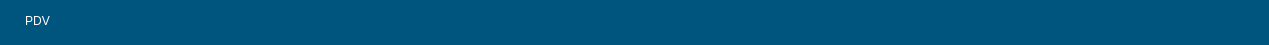
                  <widget class="QFrame" name="frame_27">
                   <property name="maximumSize">
                    <size>
                     <width>16777215</width>
                     <height>45</height>
                    </size>
                   </property>
                   <property name="styleSheet">
                    <string notr="true">background-color: rgb(0, 85, 127);
border:none;</string>
                   </property>
                   <property name="frameShape">
                    <enum>QFrame::NoFrame</enum>
                   </property>
                   <property name="frameShadow">
                    <enum>QFrame::Raised</enum>
                   </property>
                   <widget class="QLabel" name="Lb_Operado">
                    <property name="geometry">
                     <rect>
                      <x>1110</x>
                      <y>0</y>
                      <width>150</width>
                      <height>45</height>
                     </rect>
                    </property>
                    <property name="maximumSize">
                     <size>
                      <width>150</width>
                      <height>16777215</height>
                     </size>
                    </property>
                    <property name="styleSheet">
                     <string notr="true">color: rgb(0, 170, 127);
font: 75  14pt &quot;MS Shell Dlg 2&quot;;
border:none;</string>
                    </property>
                    <property name="text">
                     <string/>
                    </property>
                   </widget>
                   <widget class="QPushButton" name="pushButton_2">
                    <property name="geometry">
                     <rect>
                      <x>1060</x>
                      <y>2</y>
                      <width>51</width>
                      <height>41</height>
                     </rect>
                    </property>
                    <property name="text">
                     <string/>
                    </property>
                    <property name="icon">
                     <iconset>
                      <normaloff>img/user.png</normaloff>img/user.png</iconset>
                    </property>
                    <property name="iconSize">
                     <size>
                      <width>45</width>
                      <height>45</height>
                     </size>
                    </property>
                   </widget>
                   <widget class="QPushButton" name="pushButton_3">
                    <property name="geometry">
                     <rect>
                      <x>0</x>
                      <y>0</y>
                      <width>75</width>
                      <height>41</height>
                     </rect>
                    </property>
                    <property name="styleSheet">
                     <string notr="true">color: rgb(255, 255, 255);
font: 75  14pt &quot;MS Shell Dlg 2&quot;;</string>
                    </property>
                    <property name="text">
                     <string>PDV</string>
                    </property>
                    <property name="icon">
                     <iconset>
                      <normaloff>img/VENDABAOCAO.png</normaloff>img/VENDABAOCAO.png</iconset>
                    </property>
                    <property name="iconSize">
                     <size>
                      <width>35</width>
                      <height>35</height>
                     </size>
                    </property>
                   </widget>
                  </widget>
